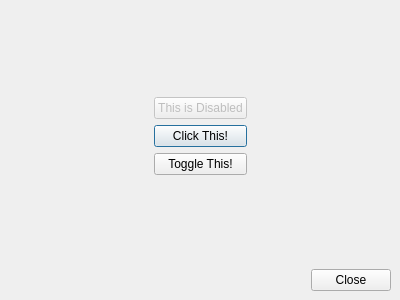
<ui version="4.0" >
 <comment>
   Copyright (c) 2006-2007, Johan Thelin
   
   All rights reserved.
   
   Redistribution and use in source and binary forms, with or without modification, 
   are permitted provided that the following conditions are met:
   
       * Redistributions of source code must retain the above copyright notice, 
         this list of conditions and the following disclaimer.
       * Redistributions in binary form must reproduce the above copyright notice,  
         this list of conditions and the following disclaimer in the documentation 
         and/or other materials provided with the distribution.
       * Neither the name of APress nor the names of its contributors 
         may be used to endorse or promote products derived from this software 
         without specific prior written permission.
   
   THIS SOFTWARE IS PROVIDED BY THE COPYRIGHT HOLDERS AND CONTRIBUTORS
   "AS IS" AND ANY EXPRESS OR IMPLIED WARRANTIES, INCLUDING, BUT NOT
   LIMITED TO, THE IMPLIED WARRANTIES OF MERCHANTABILITY AND FITNESS FOR
   A PARTICULAR PURPOSE ARE DISCLAIMED. IN NO EVENT SHALL THE COPYRIGHT OWNER OR
   CONTRIBUTORS BE LIABLE FOR ANY DIRECT, INDIRECT, INCIDENTAL, SPECIAL,
   EXEMPLARY, OR CONSEQUENTIAL DAMAGES (INCLUDING, BUT NOT LIMITED TO,
   PROCUREMENT OF SUBSTITUTE GOODS OR SERVICES; LOSS OF USE, DATA, OR
   PROFITS; OR BUSINESS INTERRUPTION) HOWEVER CAUSED AND ON ANY THEORY OF
   LIABILITY, WHETHER IN CONTRACT, STRICT LIABILITY, OR TORT (INCLUDING
   NEGLIGENCE OR OTHERWISE) ARISING IN ANY WAY OUT OF THE USE OF THIS
   SOFTWARE, EVEN IF ADVISED OF THE POSSIBILITY OF SUCH DAMAGE.
 </comment>
 <class>Dialog</class>
 <widget class="QDialog" name="Dialog" >
  <property name="geometry" >
   <rect>
    <x>0</x>
    <y>0</y>
    <width>400</width>
    <height>300</height>
   </rect>
  </property>
  <property name="windowTitle" >
   <string>Dialog</string>
  </property>
  <layout class="QGridLayout" >
   <property name="margin" >
    <number>9</number>
   </property>
   <property name="spacing" >
    <number>6</number>
   </property>
   <item row="2" column="1" >
    <widget class="MyButton" name="clickButton" >
     <property name="text" >
      <string>Click This!</string>
     </property>
    </widget>
   </item>
   <item row="4" column="1" >
    <spacer>
     <property name="orientation" >
      <enum>Qt::Vertical</enum>
     </property>
     <property name="sizeHint" >
      <size>
       <width>88</width>
       <height>51</height>
      </size>
     </property>
    </spacer>
   </item>
   <item row="0" column="1" >
    <spacer>
     <property name="orientation" >
      <enum>Qt::Vertical</enum>
     </property>
     <property name="sizeHint" >
      <size>
       <width>88</width>
       <height>41</height>
      </size>
     </property>
    </spacer>
   </item>
   <item row="5" column="0" colspan="3" >
    <widget class="QDialogButtonBox" name="buttonBox" >
     <property name="orientation" >
      <enum>Qt::Horizontal</enum>
     </property>
     <property name="standardButtons" >
      <set>QDialogButtonBox::Close</set>
     </property>
    </widget>
   </item>
   <item row="2" column="0" >
    <spacer>
     <property name="orientation" >
      <enum>Qt::Horizontal</enum>
     </property>
     <property name="sizeHint" >
      <size>
       <width>40</width>
       <height>20</height>
      </size>
     </property>
    </spacer>
   </item>
   <item row="2" column="2" >
    <spacer>
     <property name="orientation" >
      <enum>Qt::Horizontal</enum>
     </property>
     <property name="sizeHint" >
      <size>
       <width>40</width>
       <height>20</height>
      </size>
     </property>
    </spacer>
   </item>
   <item row="1" column="1" >
    <widget class="MyButton" name="pushButton_2" >
     <property name="enabled" >
      <bool>false</bool>
     </property>
     <property name="text" >
      <string>This is Disabled</string>
     </property>
    </widget>
   </item>
   <item row="3" column="1" >
    <widget class="MyButton" name="pushButton_3" >
     <property name="text" >
      <string>Toggle This!</string>
     </property>
     <property name="checkable" >
      <bool>true</bool>
     </property>
    </widget>
   </item>
  </layout>
 </widget>
 <customwidgets>
  <customwidget>
   <class>MyButton</class>
   <extends>QPushButton</extends>
   <header>mybutton.h</header>
  </customwidget>
 </customwidgets>
 <resources/>
 <connections>
  <connection>
   <sender>buttonBox</sender>
   <signal>accepted()</signal>
   <receiver>Dialog</receiver>
   <slot>accept()</slot>
   <hints>
    <hint type="sourcelabel" >
     <x>248</x>
     <y>254</y>
    </hint>
    <hint type="destinationlabel" >
     <x>157</x>
     <y>274</y>
    </hint>
   </hints>
  </connection>
  <connection>
   <sender>buttonBox</sender>
   <signal>rejected()</signal>
   <receiver>Dialog</receiver>
   <slot>reject()</slot>
   <hints>
    <hint type="sourcelabel" >
     <x>316</x>
     <y>260</y>
    </hint>
    <hint type="destinationlabel" >
     <x>286</x>
     <y>274</y>
    </hint>
   </hints>
  </connection>
 </connections>
</ui>
